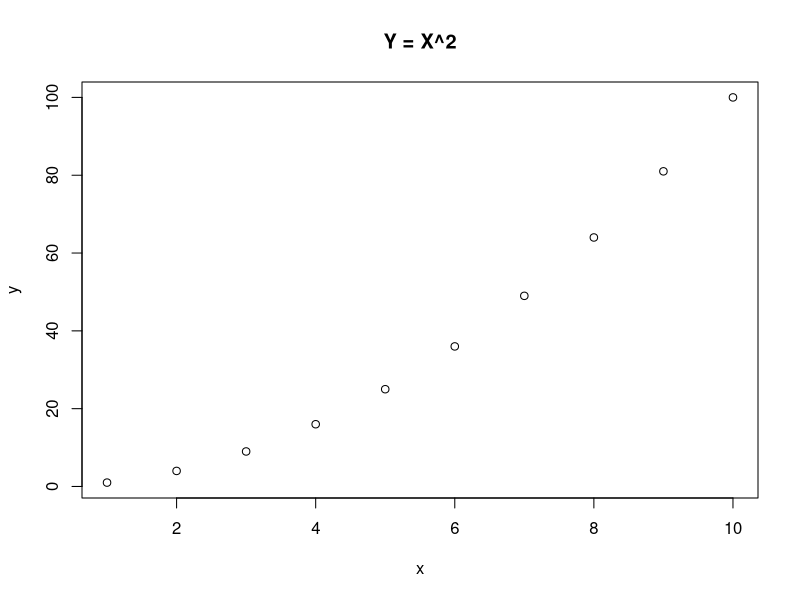
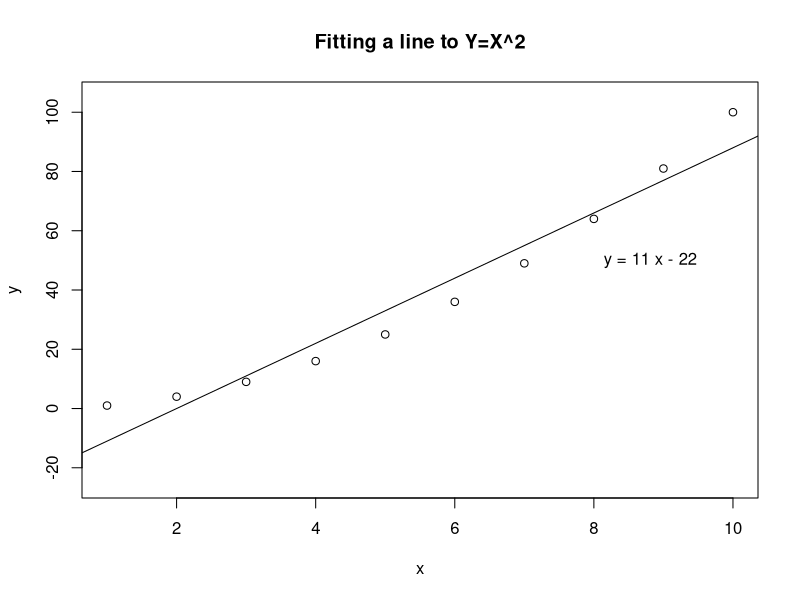

Recreate these plots in R, in order.
## ---- chunk 1
knitr::opts_chunk$set(echo = TRUE)
## ---- chunk 2
xy <- data.frame(x = seq(1,10))
xy$y <- xy$x^2
plot(y~x, data=xy, main="Y = X^2")
## ---- chunk 3
xy.lm <- lm(y~x, data=xy)
xy.lm
summary(xy.lm)
## ---- chunk 4
plot(y~x, data=xy,
     ylim = c(-25,105),
     main = "Fitting a line to Y=X^2")
abline(xy.lm)
text(x=8,y=50,pos=4,label="y = 11 x - 22")
